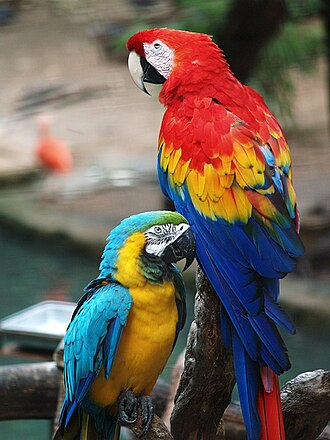
#> input picture imagenes/loro original 1472.jpg, 330 x 440 px; its folder holds only this picture in this run
$ python ejemplo2_mediana.1472.py
#> lines starting #> are read from the running program, lines starting #| are printed output that depends on the picture
# practica 8 Filtros, suavizado y eliminación de ruido
# jose solis NC 1472

import cv2
import os

# Obtener la carpeta donde está guardado ESTE script (codigo/)
script_dir = os.path.dirname(os.path.abspath(__file__))

# Construir la ruta hacia la imagen 'loro original 1472.jpg' en la carpeta 'imagenes'
ruta_imagen = os.path.abspath(os.path.join(script_dir, "..", "imagenes", "loro original 1472.jpg"))

# Cargar la imagen
imagen = cv2.imread(ruta_imagen)
#> imagen is the input picture: shape (440, 330, 3); mean B, G, R 83.8, 93.8, 105.6

# Verificar la carga
if imagen is None:
    print("\nERROR: No se pudo cargar la imagen.")
    print(f"Ruta buscada: {ruta_imagen}\n")

    # Comprobar si existe la carpeta 'imagenes' y mostrar su contenido real
    carpeta_imagenes = os.path.abspath(os.path.join(script_dir, "..", "imagenes"))
    if os.path.exists(carpeta_imagenes):
        print(f"Archivos encontrados en '{carpeta_imagenes}':")
        print(os.listdir(carpeta_imagenes))
    else:
        print(f"La carpeta '{carpeta_imagenes}' no existe.")
    exit()

# Aplicar el filtro de mediana con ksize = 5
imagen_filtrada = cv2.medianBlur(imagen, 5)
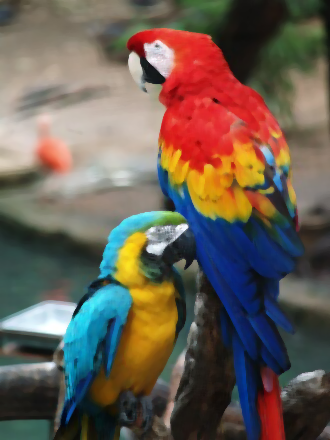
#> imagen_filtrada: shape (440, 330, 3); mean B, G, R 83.5, 93.6, 105.5

# Mostrar ventanas con las etiquetas solicitadas
cv2.imshow("imagen original 1472", imagen)
cv2.imshow("imagen con fltro de mediana 1472", imagen_filtrada)

# Construir la ruta para guardar la imagen procesada en 'resultados'
ruta_resultado = os.path.abspath(os.path.join(script_dir, "..", "resultados", "loro_1472_mediana.jpg"))
cv2.imwrite(ruta_resultado, imagen_filtrada)

print("Filtro aplicado correctamente.")
print(f"Resultado guardado en: {ruta_resultado}")

# Esperar a que presiones cualquier tecla para cerrar las ventanas
cv2.waitKey(0)
cv2.destroyAllWindows()

print("programa realizado por jose solis nc 1472")
